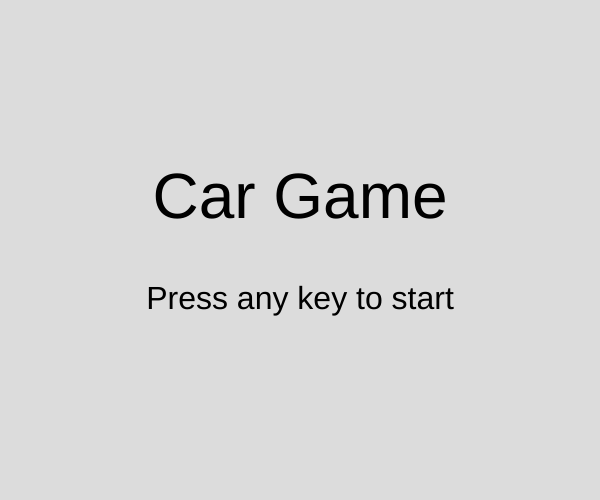
Frame 1 (no input)
Frame 60 (no input): identical to frame 1, image omitted
Frame 120 (the mouse pressed at the canvas centre since frame 60): identical to frame 1, image omitted

The p5.js sketch that drew this single still picture (run headless with seeded random() and noise() and a simulated clock; from frame 60 on, the mouse is pressed at the canvas centre):

// p5.js sketch
// ── sketch.js
let car;
let obstacles = [];
let score = 0;
let gameOver = false;
let obstacleSpacing = 40;
let gameState = 'start';

function setup() {
  createCanvas(600, 500);
  car = new Car();
}

function draw() {
  background(220);

  if (gameState === 'start') {
    showStartScreen();
  } else if (gameState === 'playing') {
    playGame();
  } else if (gameState === 'gameOver') {
    showGameOver();
  }
}

function keyPressed() {
  if (gameState === 'start' || gameState === 'gameOver') {
    startGame();
  } else if (gameState === 'playing') {
    if (keyCode === UP_ARROW) {
      car.moveUp();
    } else if (keyCode === DOWN_ARROW) {
      car.moveDown();
    }
  }
}

function keyReleased() {
  car.stopMovement();
}

function showStartScreen() {
  fill(0);
  textSize(64);
  textAlign(CENTER, CENTER);
  text('Car Game', width / 2, height / 2 - 50);
  textSize(32);
  text('Press any key to start', width / 2, height / 2 + 50);
}

function startGame() {
  gameState = 'playing';
  resetGame();
}

function playGame() {
  for (let i = obstacles.length - 1; i >= 0; i--) {
    obstacles[i].show();
    obstacles[i].update();

    if (obstacles[i].hits(car)) {
      console.log('HIT');
      gameState = 'gameOver';
    }

    if (obstacles[i].offscreen()) {
      obstacles.splice(i, 1);
      score++;
    }
  }

  car.update();
  car.show();

  if (frameCount % obstacleSpacing === 0) {
    obstacles.push(new Obstacle());
  }

  showScore();
}

function showGameOver() {
  fill(255, 0, 0);
  textSize(64);
  textAlign(CENTER, CENTER);
  text('Game Over', width / 2, height / 2);
  textSize(32);
  text('Press any key to try again', width / 2, height / 2 + 50);
}

function showScore() {
  fill(0);
  textSize(32);
  text('Score: ' + score, 10, 30);
}

function resetGame() {
  car = new Car();
  obstacles = [];
  score = 0;
  gameOver = false;
}

class Car {
  constructor() {
    this.y = height / 2;
    this.x = 64;
    this.speed = 5;
    this.maxSpeed = 20;
    this.height = 20;
    this.upPressed = false;
    this.downPressed = false;
  }


  show() {
    fill('black');
    rect(this.x + 5, this.y + 18, 10, 5); 
    rect(this.x + 25, this.y + 18, 10, 5);
    rect(this.x + 5, this.y + -3, 10, 5); 
    rect(this.x + 25, this.y + -3, 10, 5); 
  
    fill('red');
    rect(this.x, this.y, 40, this.height);
    
    fill('skyblue');
    rect(this.x + 7, this.y + 0, 6, 20); 
    rect(this.x + 27, this.y + 0, 6, 20);
  }

  moveUp() {
    this.upPressed = true;
  }

  moveDown() {
    this.downPressed = true;
  }

  stopMovement() {
    this.upPressed = false;
    this.downPressed = false;
  }

  update() {
    if (!gameOver) {
      if (this.upPressed) {
        this.y -= this.speed;
        this.speed = min(this.speed + 0.2, this.maxSpeed);
      } else if (this.downPressed) {
        this.y += this.speed;
        this.speed = min(this.speed + 0.2, this.maxSpeed);
      } else {
        this.speed = 5;
      }

      this.y = constrain(this.y, 0, height - this.height);
    }
  }
}

class Obstacle {
  constructor() {
    this.top = random(height / 2);
    this.bottom = random(height / 2);
    this.x = width;
    this.w = 30;
    this.speed = 5;
  }

  show() {
    fill('blue');
    rect(this.x, 0, this.w, this.top);
    rect(this.x, height - this.bottom, this.w, this.bottom);
  }

  update() {
    if (!gameOver) {
      this.x -= this.speed;
    }
  }

  offscreen() {
    return this.x < -this.w;
  }

  hits(car) {
    if (car.y < this.top || car.y > height - this.bottom) {
      if (car.x > this.x && car.x < this.x + this.w) {
        return true;
      }
    }
    return false;
  }
}
